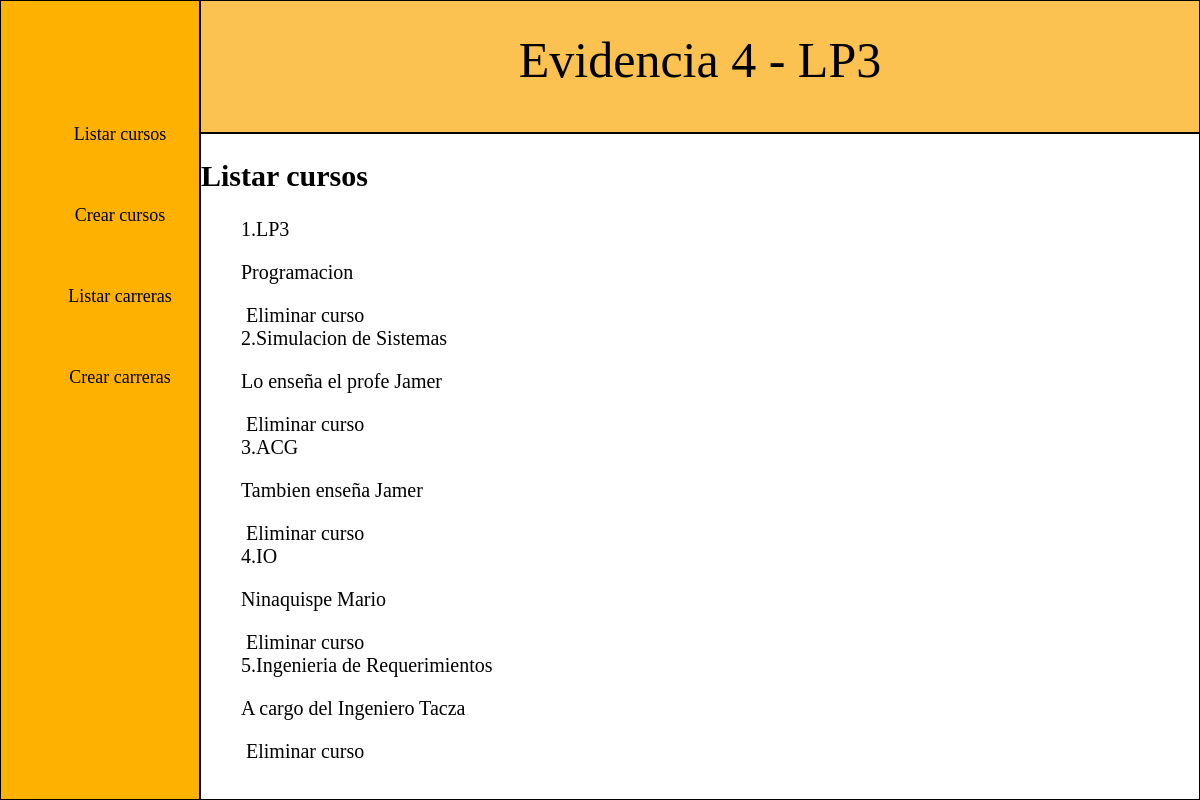
The page /listarCursos/ on the database its author committed.
### EC4/models.py (models this page shows)
class Course(models.Model):
    name = models.CharField(max_length=50)
    idcourse = models.CharField(max_length=30, default=0)
    contenido = models.CharField(max_length=100)
    image = models.ImageField(default='null')
    state = models.CharField(max_length=20)

### EC4/views.py (the view)
# urls.py: path('listarCursos/', views.listarCursos, name='listarCursos'),
def listarCursos(request):
    cursos = Course.objects.all()
    return render(request, 'listarcursos.html',{
           'cursos':cursos,
    })

### EC4/templates/listarcursos.html (shortened to what this page needs)
{% extends 'layout.html' %}
{% block main %}
    <h2>Listar cursos</h2>
    <ul>
        {% for curso in cursos %}
            <li>
                {{forloop.counter}}.{{curso.name}}
                <p>
                    {{curso.contenido}}
                </p>
                <a href="{% url 'eliminarCurso' id=curso.id %}">Eliminar curso</a>
            </li>
        {% empty %}
            <p>
                No hay
            </p>
        {% endfor %}
    </ul>
{% endblock main %}

### EC4/templates/layout.html (shortened to what this page needs)
<!DOCTYPE html>
<html lang="en">
<head>
    <link rel="stylesheet" href="../static/style.css">
</head>
<body>
    <div class="container">
        <div class="header">
            Evidencia 4 - LP3
        </div>
        <div class="nav">
            <ul>
                <a href="/listarCursos"><li>Listar cursos</li></a>
                <a href="/crearCursos"><li>Crear cursos</li></a>
                <a href="/listarCarreras"><li>Listar carreras</li></a>
                <a href="/crearCarreras"><li>Crear carreras</li></a>
            </ul>
        </div>
        <div class="main">
            {% block main %}{% endblock  %}
        </div>
    </div>
</body>
</html>

### EC4/static/style.css (style rules this page uses)
body { margin: 0; padding: 0; box-sizing: border-box; }
a:link, a:visited { text-decoration: none; color: black; padding: 0.5rem; }
ul { list-style: none; }
html { font-size: 62.5%; }
.container { height: 100vh; width: 100vw; display: grid; grid-template: 1fr 5fr/1fr 5fr; grid-template-areas: "nav header" "nav main"; }
.container > div { border: 0.1rem solid black; }
.nav { grid-area: nav; background-color: #ffb100; font-size: 1.8rem; padding-top: 10rem; }
.nav > ul { display: flex; flex-direction: column; gap: 5rem; justify-content: center; align-items: center; }
.header { grid-area: header; background-color: #fbc252; font-size: 5rem; text-align: center; padding: 3rem; }
.main { grid-area: main; font-size: 2rem !important; }

### rows shown on the page
Course: name "LP3", contenido "Programacion"
Course: name "Simulacion de Sistemas", contenido "Lo enseña el profe Jamer"
Course: name "ACG", contenido "Tambien enseña Jamer"
Course: name "IO", contenido "Ninaquispe Mario"
Course: name "Ingenieria de Requerimientos", contenido "A cargo del Ingeniero Tacza"
